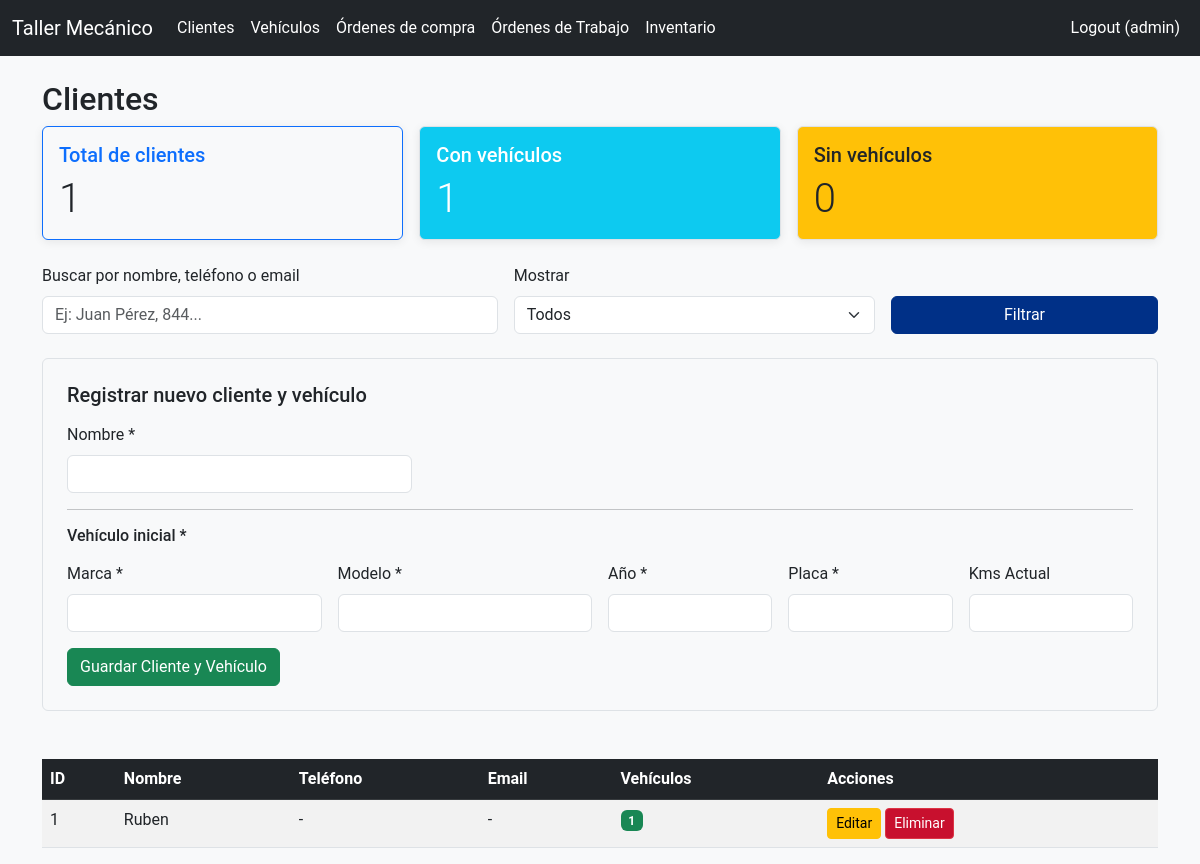
/clientes (signed in), run on the app's committed database.
### models.py (models this page shows, shortened)
class User(db.Model, UserMixin):
    id = db.Column(db.Integer, primary_key=True)
    username = db.Column(db.String(50), unique=True, nullable=False)
    password_hash = db.Column(db.String(128), nullable=False)

class Cliente(db.Model):
    id = db.Column(db.Integer, primary_key=True)
    nombre = db.Column(db.String(100), nullable=False)
    telefono = db.Column(db.String(20))
    email = db.Column(db.String(100))
    vehiculos = db.relationship('Vehiculo', backref='cliente', lazy=True)

### app.py (the view, shortened to what this page needs)
@app.route('/clientes', methods=['GET', 'POST'])
@login_required
def clientes():
    page = request.args.get('page', 1, type=int)
    busqueda = request.args.get('busqueda', '').strip()
    filtro_vehiculos = request.args.get('filtro_vehiculos', 'todos')  # todos, con_vehiculos, sin_vehiculos
    query = Cliente.query
    if filtro_vehiculos == 'con_vehiculos':
        query = query.join(Vehiculo, isouter=True).group_by(Cliente.id).having(db.func.count(Vehiculo.id) > 0)
    elif filtro_vehiculos == 'sin_vehiculos':
        query = query.outerjoin(Vehiculo).group_by(Cliente.id).having(db.func.count(Vehiculo.id) == 0)
    query = query.order_by(Cliente.nombre.asc())
    paginacion = query.paginate(page=page, per_page=20, error_out=False)
    clientes_lista = paginacion.items
    total_clientes = Cliente.query.count()
    con_vehiculos = Cliente.query.join(Vehiculo).distinct().count()
    sin_vehiculos = total_clientes - con_vehiculos
    return render_template('clientes.html',
                           clientes=clientes_lista,
                           paginacion=paginacion,
                           busqueda=busqueda,
                           filtro_vehiculos=filtro_vehiculos,
                           total_clientes=total_clientes,
                           con_vehiculos=con_vehiculos,
                           sin_vehiculos=sin_vehiculos)

### app.py (called while the page is built)
@login_manager.user_loader
def load_user(user_id):
    return User.query.get(int(user_id))

def get_dashboard_counts():
    from models import OrdenTrabajo, Inventario
    pendientes = OrdenTrabajo.query.filter_by(estado='Pendiente').count()
    en_progreso = OrdenTrabajo.query.filter_by(estado='En progreso').count()
    critico_stock = Inventario.query.filter(Inventario.cantidad <= 5).count()
    return {
        'pendientes': pendientes,
        'en_progreso': en_progreso,
        'critico_stock': critico_stock
    }

@app.context_processor
def inject_dashboard_counts():
    return dict(dashboard_counts=get_dashboard_counts())

### templates/clientes.html (shortened to what this page needs)
{% extends 'base.html' %}
{% block content %}
<h2>Clientes</h2>
<div class="row mb-4 g-3">
    <div class="col-md-4">
        <div class="card bg-light border-primary">
            <div class="card-body">
                <h5 class="card-title text-primary">Total de clientes</h5>
                <p class="card-text display-6">{{ total_clientes }}</p>
            </div>
        </div>
    </div>
    <div class="col-md-4">
        <div class="card bg-info text-white">
            <div class="card-body">
                <h5 class="card-title">Con vehículos</h5>
                <p class="card-text display-6">{{ con_vehiculos }}</p>
            </div>
        </div>
    </div>
    <div class="col-md-4">
        <div class="card bg-warning text-dark">
            <div class="card-body">
                <h5 class="card-title">Sin vehículos</h5>
                <p class="card-text display-6">{{ sin_vehiculos }}</p>
            </div>
        </div>
    </div>
</div>
<form method="GET" class="mb-4">
    <div class="row g-3">
        <div class="col-md-5">
            <label for="busqueda" class="form-label">Buscar por nombre, teléfono o email</label>
            <input type="text" class="form-control" id="busqueda" name="busqueda" value="{{ busqueda }}" placeholder="Ej: Juan Pérez, 844...">
        </div>
        <div class="col-md-4">
            <label for="filtro_vehiculos" class="form-label">Mostrar</label>
            <select class="form-select" id="filtro_vehiculos" name="filtro_vehiculos">
                <option value="todos" {% if filtro_vehiculos == 'todos' %}selected{% endif %}>Todos</option>
            </select>
        </div>
        <div class="col-md-3 d-flex align-items-end">
            <button type="submit" class="btn btn-primary w-100">Filtrar</button>
        </div>
    </div>
</form>
<form method="POST" class="mb-5 border p-4 rounded bg-light">
    <h5 class="mb-3">Registrar nuevo cliente y vehículo</h5>
    <div class="row g-3">
        <div class="col-md-4">
            <label for="nombre" class="form-label">Nombre *</label>
            <input type="text" class="form-control" id="nombre" name="nombre" required>
        </div>
    </div>
    <hr class="my-3">
    <h6 class="mb-3">Vehículo inicial *</h6>
    <div class="row g-3">
        <div class="col-md-3">
            <label for="marca" class="form-label">Marca *</label>
            <input type="text" class="form-control" id="marca" name="marca" required>
        </div>
        <div class="col-md-3">
            <label for="modelo" class="form-label">Modelo *</label>
            <input type="text" class="form-control" id="modelo" name="modelo" required>
        </div>
        <div class="col-md-2">
            <label for="ano" class="form-label">Año *</label>
            <input type="number" class="form-control" id="ano" name="ano" required>
        </div>
        <div class="col-md-2">
            <label for="placa" class="form-label">Placa *</label>
            <input type="text" class="form-control" id="placa" name="placa" required>
        </div>
        <div class="col-md-2">
            <label for="kms_actual" class="form-label">Kms Actual</label>
            <input type="number" class="form-control" id="kms_actual" name="kms_actual">
        </div>
    </div>
    <div class="mt-3">
        <button type="submit" class="btn btn-success">Guardar Cliente y Vehículo</button>
    </div>
</form>
<div class="table-responsive">
    <table class="table table-striped table-hover">
        <thead class="table-dark">
            <tr>
                <th>ID</th>
                <th>Nombre</th>
                <th>Teléfono</th>
                <th>Email</th>
                <th>Vehículos</th>
                <th>Acciones</th>
            </tr>
        </thead>
        <tbody>
            {% for cliente in clientes %}
            <tr>
                <td>{{ cliente.id }}</td>
                <td>{{ cliente.nombre }}</td>
                <td>{{ cliente.telefono or '-' }}</td>
                <td>{{ cliente.email or '-' }}</td>
                <td>
                    {% if cliente.vehiculos %}
                        <span class="badge bg-success">{{ cliente.vehiculos|length }}</span>
                    {% else %}
                        <span class="badge bg-secondary">0</span>
                    {% endif %}
                </td>
                <td>
                    <a href="{{ url_for('editar_cliente', id=cliente.id) }}" class="btn btn-sm btn-warning">Editar</a>
                    <form method="POST" action="{{ url_for('eliminar_cliente', id=cliente.id) }}" style="display:inline;" onsubmit="return confirm('¿Eliminar a {{ cliente.nombre }}?');">
                        <button type="submit" class="btn btn-sm btn-danger">Eliminar</button>
                    </form>
                </td>
            </tr>
            {% else %}
            <tr><td colspan="6" class="text-center py-4">No hay clientes que coincidan con los filtros</td></tr>
            {% endfor %}
        </tbody>
    </table>
</div>
{% endblock %}

### templates/base.html (shortened to what this page needs)
<!DOCTYPE html>
<html lang="es">
<head>
    <link href="https://cdn.jsdelivr.net/npm/bootstrap@5.3.0/dist/css/bootstrap.min.css" rel="stylesheet">
    <link rel="stylesheet" href="{{ url_for('static', filename='styles.css') }}">
</head>
<body>
    {% if current_user.is_authenticated %}
        <nav class="navbar navbar-expand-lg navbar-dark bg-dark">
            <div class="container-fluid">
                <a class="navbar-brand" href="/">Taller Mecánico</a>
                <div class="collapse navbar-collapse" id="navbarNav">
                    <ul class="navbar-nav me-auto">
                        <li class="nav-item"><a class="nav-link" href="/clientes">Clientes</a></li>
                        <li class="nav-item"><a class="nav-link" href="/vehiculos">Vehículos</a></li>
                        <li class="nav-item"><a class="nav-link" href="/ordenes_compra">Órdenes de compra</a></li>
                        <li class="nav-item"><a class="nav-link" href="/ordenes_servicio">Órdenes de Trabajo</a></li>
                        <li class="nav-item"><a class="nav-link" href="/inventarios">Inventario</a></li>
                    </ul>
                    <ul class="navbar-nav ms-auto">
                        <li class="nav-item"><a class="nav-link" href="{{ url_for('logout') }}">Logout ({{ current_user.username }})</a></li>
                    </ul>
                </div>
            </div>
        </nav>
    {% endif %}
    <div class="container mt-4">
        {% block content %}{% endblock %}
    </div>
</body>
</html>

### static/styles.css (style rules this page uses)
:root { --primary: #003087; --secondary: #c8102e; --accent: #ff8c00; --dark: #212529; --gray: #6c757d; --light: #f8f9fa; --white: #ffffff; }
body { background-color: var(--light); color: var(--dark); font-family: 'Roboto', sans-serif; }
.navbar { background-color: var(--dark) !important; }
.navbar-brand, .nav-link { color: var(--white) !important; }
.btn-primary { background-color: var(--primary); border-color: var(--primary); }
.btn-success { background-color: #198754; }
.btn-danger { background-color: var(--secondary); }
.card { border: 1px solid #dee2e6; box-shadow: 0 2px 10px rgba(0,0,0,0.08); }
.table thead { background-color: var(--primary); color: white; }

### data on the page
User: username "admin"
Cliente: id "1", nombre "Ruben", telefono "-", email "-", vehiculos|length "1"

### other printed values
{{ total_clientes }} "1"
{{ con_vehiculos }} "1"
{{ sin_vehiculos }} "0"
